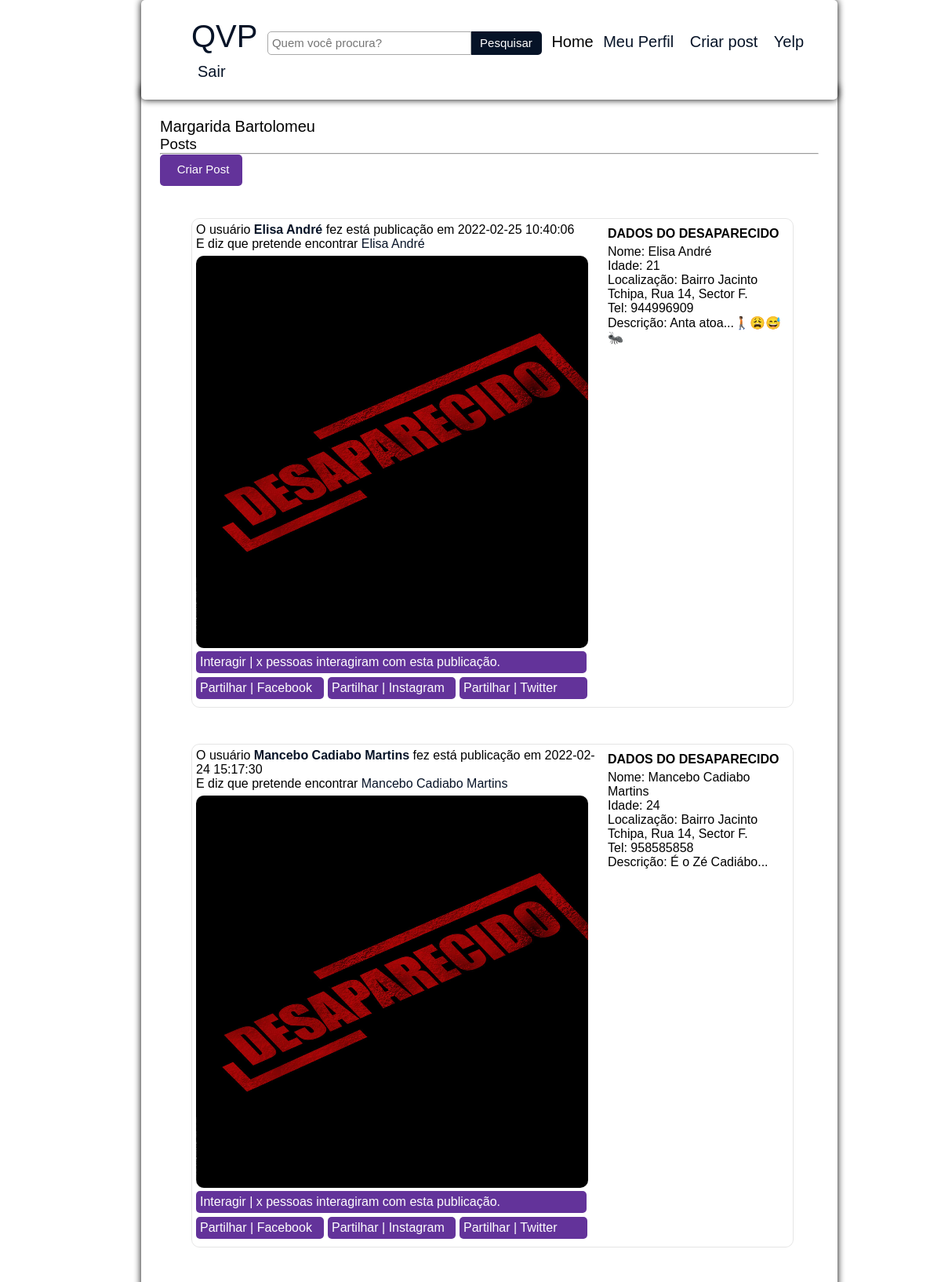
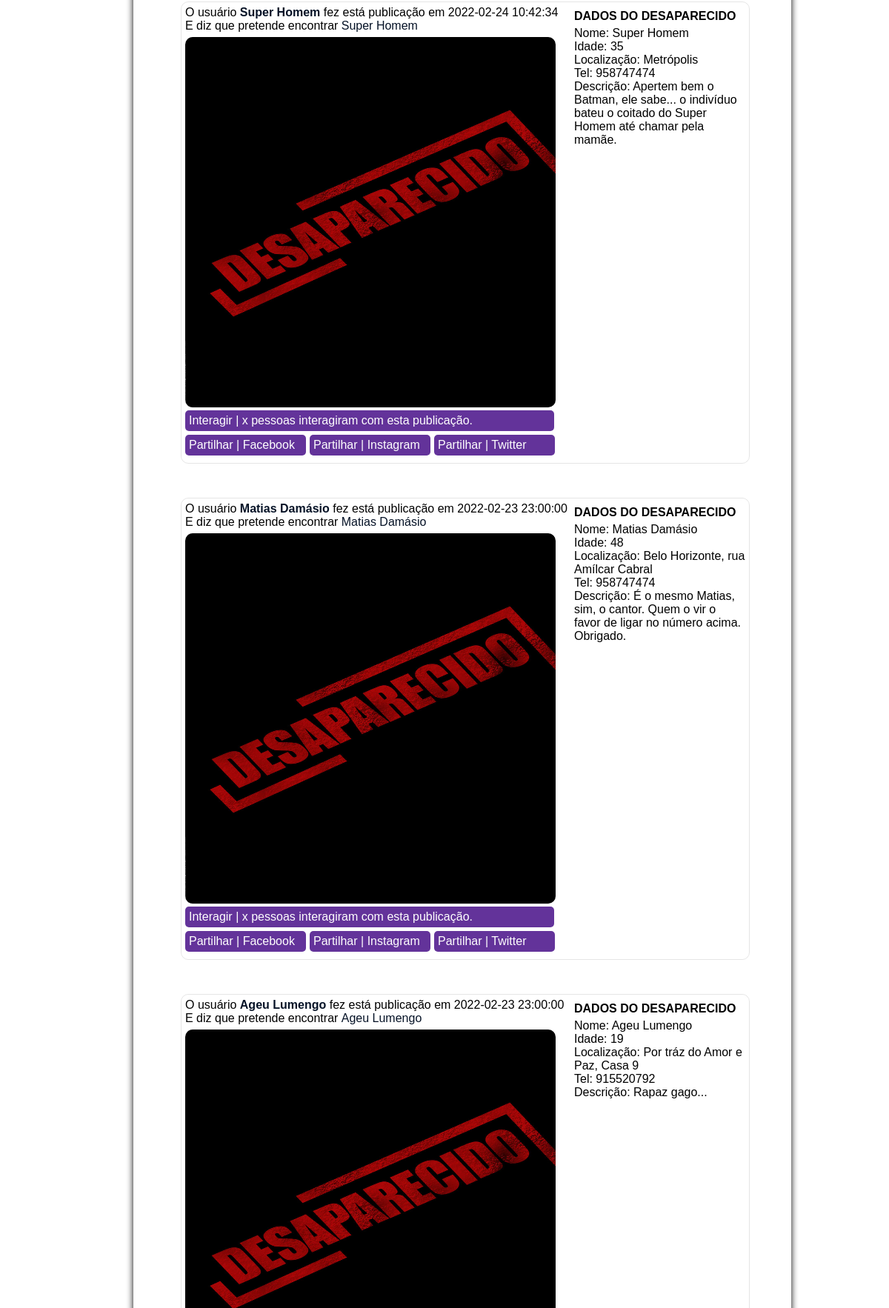
Screenshot of /home.php (signed in, upper part) with the database file from the repository (2 pictures, top to bottom).
### tables this page shows
CREATE TABLE `usuarios` (
  `id` int(11) NOT NULL,
  `nome` varchar(30) NOT NULL,
  `telefone` varchar(30) NOT NULL,
  `pais` varchar(20) NOT NULL,
  `pass` varchar(20) NOT NULL,
  `email` varchar(255) NOT NULL,
  `descricao` varchar(255) NOT NULL
);

CREATE TABLE `postagem` (
  `idposts` int(11) NOT NULL,
  `imagempost` mediumblob NOT NULL,
  `nomepost` varchar(50) NOT NULL,
  `idadepost` varchar(20) NOT NULL,
  `localizacao` varchar(50) NOT NULL,
  `contatopost` int(15) NOT NULL,
  `descricaopost` varchar(500) NOT NULL,
  `data` timestamp NOT NULL DEFAULT current_timestamp() ON UPDATE current_timestamp(),
  `user` varchar(255) NOT NULL
);

### home.php (the view, shortened to what this page needs)
<?php
require_once 'conexao_bd.php';
$id = $_SESSION['id_usuario'];
$sql = "SELECT * FROM usuarios WHERE id = '$id'";
$pst = "SELECT * FROM postagem order by idposts desc";
$resultado = mysqli_query($connect, $sql);
$dados = mysqli_fetch_array($resultado);
$resultadopst = mysqli_query($connect, $pst);
?>
<!DOCTYPE html>
<html lang="pt-ao">
<head>
    <link rel="stylesheet" href="css/estilohome.css"/>
    <link rel="stylesheet" href="css/estilomenu.css"/>
    <link rel="stylesheet" href="css/home.css"/>
</head>
<body>
    <div class="menuclass">
        <nav class="menu">
            <ul>
                <li><div class="logomenu">
                    <h3>QVP</h3>
                </div></li>
                <li><form method="get" class="formpesq" action="pesquisa.php">
                    <input type="search" placeholder="Quem você procura?" name="filtro" class="inputpesquisar" required><input type="submit" value="Pesquisar" class="btnpesquisar">
                </form></li>
                <li><a href="home.php" class="active">Home</a></li>
                <li><a href="perfil.php">Meu Perfil</a></li>
                <li><a href="post.php"><li>Criar post</a></li>
                <li><a href="yelp.php"><li>Yelp</a></li>
                <li><a href="logout.php"><li>Sair</a></li>
            </ul>
        </nav>
    </div>
<br>
    <div class="corpohome">
        <br>
        <li><p><?php echo $dados['nome'];?></p></li>
        <h3 class="titutocorpo">Posts</h3>
        <hr style="color: rgb(218, 218, 218);"/>
        <div>
            <a href="post.php"><li class="btncriarpost">Criar Post<li></a>
        </div>
        <br>
        <div class="innerconteudohome">
            <br>
            <?php
                    while($exibirpst = mysqli_fetch_array($resultadopst)){
                        $idposts = $exibirpst[0];
                        $nomepost = $exibirpst[2];
                        $idadepost = $exibirpst[3];
                        $localizacao = $exibirpst[4];
                        $contatopost = $exibirpst[5];
                        $descricaopost = $exibirpst[6];
                        $datapost = $exibirpst[7];
                        print "<div class='innerpstg'>";
                            print "<div class='innerpostagem' id='$idposts'>";
                                echo "<p>O usuário ","<a href='#' style='font-weight: bold; margin-bottom: 5px;'> $nomepost </a>"," fez está publicação em ", $datapost, "</p>";
                                echo "<p>E diz que pretende encontrar ","<a href='veritens.php?.$idposts' style='font-weight: bold; margin-bottom: 5px;'><form method='get' action='veritens.php?.$idposts'><input type='search' name='idposts' value='$idposts' style='display: none;'/><input type='submit' value='$nomepost' class='link home h'/></a></p></form>
                                <img src='imagens/publicidade4.jpg' style='width: 500px; height: 500px; margin-right: 25px;' value='$idposts'> ";
                                echo "<a href='home.php?interagir'><p class='btninteragir'>Interagir | x pessoas interagiram com esta publicação.</p></a>";
                                print "<div class='socialshare'>";
                                    echo "<form method='post' action='https://free.facebook.com/' target='_blank'>
                                            <a href='home.php?interagir'>
                                            <input type='submit' value='Partilhar | Facebook' class='btninteragir btn home fb'>
                                            </a>
                                        </form>
                                        <form method='post' action='https://www.instagram.com/' target='_blank'>
                                            <a href='home.php?interagir'>
                                            <input type='submit' value='Partilhar | Instagram' class='btninteragir btn home insta'>
                                            </a>
                                        </form>
                                        <form method='post' action='https://www.twitter.com/' target='_blank'>
                                            <a href='home.php?interagir'>
                                            <input type='submit' value='Partilhar | Twitter' class='btninteragir btn home twitter'>
                                            </a>
                                        </form>";
                                print "</div>";
                            print "</div>";
                            print "<div class='innercomentario'>";
                                echo "<p style='margin-top: 5px; margin-bottom: 5px; text-transform: uppercase; font-weight: bold;'>","Dados do desaparecido","</p>";
                                echo "<p> Nome: ","$nomepost"," </p>";
                                echo "<p>Idade: ","$idadepost"," </p>";
                                echo "<p>Localização: ","$localizacao"," </p>";
                                echo "<p>Tel: ","$contatopost","</p>";
                                echo "<p>Descrição: ","$descricaopost"," </p>";
                            print "</div>";
                        print "</div>";
                        print "<br>";
                        print "<br>";
                }
            ?>
        </div>
    </div>
</body>
</html>

### css/estilohome.css (style rules this page uses)
* { font-family: Arial, Helvetica, sans-serif; font-weight: 500; }
.corpohome { margin-top: 7.5%; width: 70%; margin-left: 15%; box-shadow: 0px 0px 10px 0px #000; padding: 2%; margin-bottom: 90px; border-radius: 5px; background-color: #fff; }
.btncriarpost { width: 100px; height: 30px; cursor: pointer; font-size: 15px; border: none; border-radius: 5px; padding-left: 5px; color: #fff; background-color: #63339A; text-align: center; padding-top: 10px; }
a { color: #fff; }
.innerconteudohome { display: flex; flex-direction: column; }
.innerconteudohome { overflow: hidden; width: 100%; }
.innerpstg { display: flex; margin-bottom: 5px; margin-top: 5px; width: 90%; margin-left: 40px; border-radius: 10px; border: 1px solid rgba(0,0,0,0.1); padding: 5px; transition: 0.5s; }
.innerpstg img { border-radius: 10px; }

### css/estilomenu.css (style rules this page uses)
* { font-family: Arial, Helvetica, sans-serif; margin:0; }
.menu { display: block; position: fixed; width: 70%; margin-left: 15%; box-shadow: 0px 0px 10px 0px #000; padding: 2%; border-radius: 5px; background-color: #fff; }
.menuclass { background-color: #fff; }
.logomenu h3 { color: #061327; font-size: 2em; width: 5%; margin-top: 0%; margin-bottom: -2%; }
li { list-style: none; display: inline-block; font-size: 20px; margin-right: 1%; }
.active { color:black; }
a { color: #061327; width: 50px; text-decoration: none; }
.inputpesquisar { width: 260px; height: 30px; margin-bottom: 10px; cursor: pointer; font-size: 15px; color: #745fed; display: inline-block; border: 1px solid darkgray; border-bottom-left-radius: 5px; border-top-left-radius: 5px; padding-left: 5px; color: #061327; }
.btnpesquisar { width: 90px; height: 30px; margin-bottom: 10px; margin-top: -10px; cursor: pointer; font-size: 15px; color: #745fed; display: inline-block; border: none; border-bottom-right-radius: 5px; border-top-right-radius: 5px; padding-left: 5px; color: #fff; background-color: #061327; }
.btninteragir { background-color: #63339A; color: #fefefe; width: 93%; padding: 5px; border-radius: 5px; transition: 0.5s; }
.btninteragir.btn { background-color: #63339A; color: #fefefe; width: 95%; padding: 5px; border-radius: 5px; transition: 0.5s; border: none; font-size: 12pt; cursor: pointer; text-align: justify; margin-top: 5px; margin-bottom: 5px; }
.btninteragir.btn.home { width: 163px; margin-right: 5px; }
.socialshare { display: flex; width: 95%; }
.link { color: #061327; font-size: 12pt; background-color: transparent; cursor: pointer; margin-bottom: 5px; border: none; }
.link.home { display: flex; margin-top: -19px; margin-left: 37%; padding-left: -5px; padding-top: -25px; }
.link.home.h { display: flex; margin-top: -19px; margin-left: 39%; padding-left: -5px; padding-top: -25px; }

### rows the page displays
usuarios: nome "Margarida Bartolomeu"
postagem: nomepost "Elisa André", data "2022-02-25 10:40:06", idadepost "21", localizacao "Bairro Jacinto Tchipa, Rua 14, Sector F.", contatopost "944996909", descricaopost "Anta atoa...🚶🏾😩😅🐜"
postagem: nomepost "Mancebo Cadiabo Martins", data "2022-02-24 15:17:30", idadepost "24", localizacao "Bairro Jacinto Tchipa, Rua 14, Sector F.", contatopost "958585858", descricaopost "É o Zé Cadiábo..."
postagem: nomepost "Super Homem", data "2022-02-24 10:42:34", idadepost "35", localizacao "Metrópolis", contatopost "958747474", descricaopost "Apertem bem o Batman, ele sabe... o indivíduo bateu o coitado do Super Homem até chamar pela mamãe."
postagem: nomepost "Matias Damásio", data "2022-02-23 23:00:00", idadepost "48", localizacao "Belo Horizonte, rua Amílcar Cabral", contatopost "958747474", descricaopost "É o mesmo Matias, sim, o cantor. Quem o vir o favor de ligar no número acima. Obrigado."
postagem: nomepost "Ageu Lumengo", data "2022-02-23 23:00:00", idadepost "19", localizacao "Por tráz do Amor e Paz, Casa 9", contatopost "915520792", descricaopost "Rapaz gago..."
